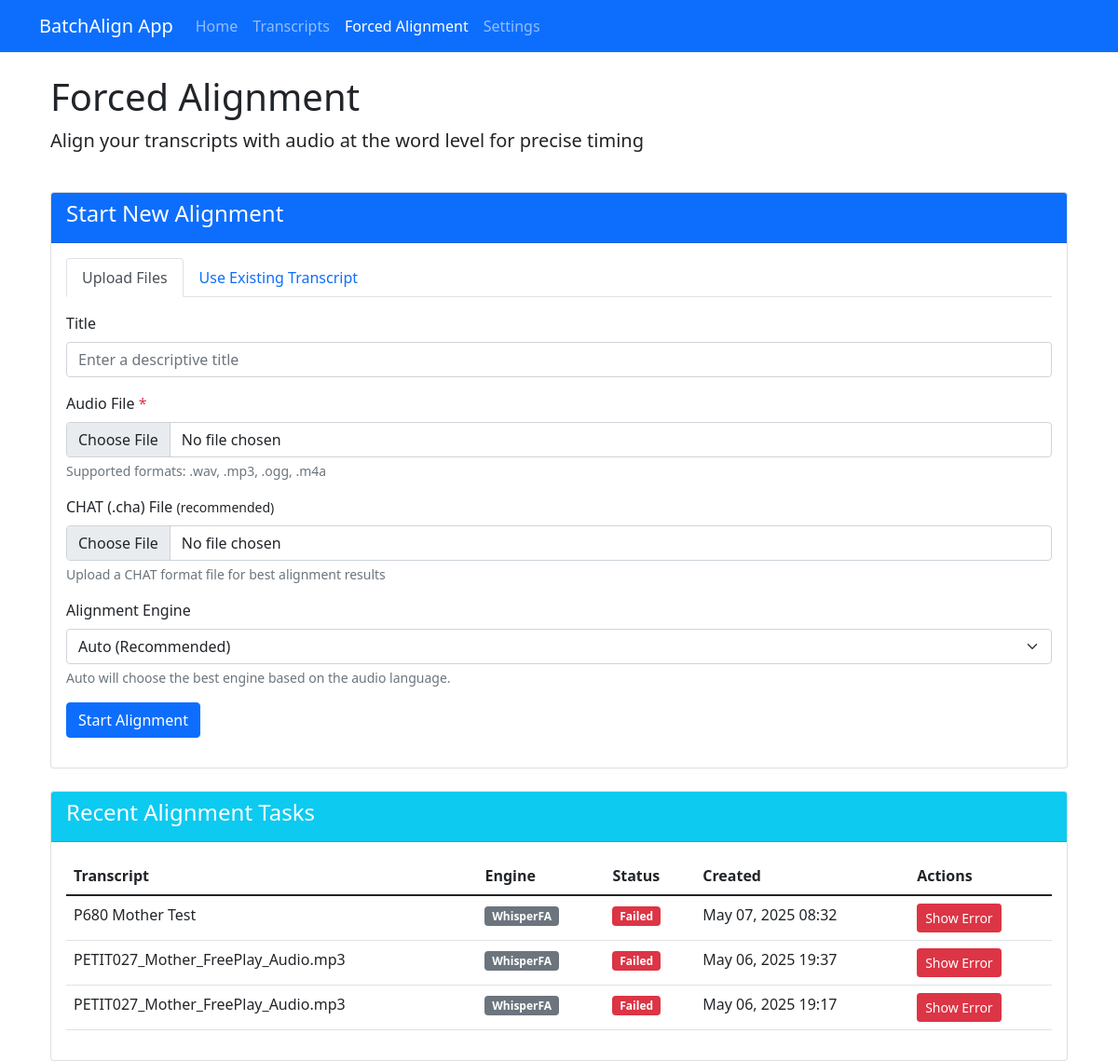
Screenshot of /forced-alignment/ with the database file from the repository.
### forced_alignment/models.py (models this page shows, shortened)
class ForcedAlignmentTask(models.Model):
    STATUS_CHOICES = [
        ('PENDING', 'Pending'),
        ('PROCESSING', 'Processing'),
        ('COMPLETED', 'Completed'),
        ('FAILED', 'Failed'),
    ]
    ENGINE_CHOICES = [
        ('WHISPER', 'WhisperFA'),
        ('WAV2VEC', 'Wave2VecFA'),
        ('AUTO', 'Auto'),
    ]
    audio_file = models.FileField(upload_to='forced_alignment/audio/', blank=True, null=True)
    cha_file = models.FileField(upload_to='forced_alignment/cha/', blank=True, null=True)
    original_transcript = models.ForeignKey(Transcript, on_delete=models.SET_NULL,
                                          related_name="alignment_tasks",
                                          blank=True, null=True)
    title = models.CharField(max_length=255, default="Untitled Alignment")
    word_timestamps = models.JSONField(null=True, blank=True)
    status = models.CharField(max_length=20, choices=STATUS_CHOICES, default='PENDING')
    engine_used = models.CharField(max_length=20, choices=ENGINE_CHOICES, default='AUTO')
    error_message = models.TextField(null=True, blank=True)
    created_at = models.DateTimeField(auto_now_add=True)
    updated_at = models.DateTimeField(auto_now=True)
    class Meta:
        ordering = ['-created_at']

### batch_processor/models.py (models this page shows, shortened)
class Transcript(models.Model):
    audio = models.OneToOneField(AudioFile, on_delete=models.CASCADE, related_name='transcript')
    raw_content = models.TextField(blank=True, null=True)  # Original Rev.ai output
    chat_content = models.TextField(blank=True, default='')  # CHAT format with default empty string
    diarization_data = models.JSONField(blank=True, null=True)  # Pyannote diarization output
    missing_segments = models.JSONField(blank=True, null=True)  # Segments with no ASR text
    speaker_mapping = models.ManyToManyField(SpeakerMap, blank=True)  # Link to speaker mappings
    created_at = models.DateTimeField(auto_now_add=True)
    pyannote_processed = models.BooleanField(default=False)  # Track if Pyannote has processed this file
    format = models.CharField(max_length=20, default='CHAT')  # Format of the transcript (CHAT, JSON, etc.)

class AudioFile(models.Model):
    title = models.CharField(max_length=200)
    audio_file = models.FileField(upload_to='uploads/', blank=True, null=True)
    input_folder = models.CharField(max_length=500, blank=True, null=True)  # Renamed for clarity
    uploaded_at = models.DateTimeField(auto_now_add=True)

### forced_alignment/views.py (the view)
# urls.py: path('', views.index, name='index'),
def index(request):
    alignment_tasks = ForcedAlignmentTask.objects.all()
    transcripts = Transcript.objects.all()
    context = {
        'transcripts': transcripts,
        'alignment_tasks': alignment_tasks
    }
    return render(request, 'forced_alignment/index.html', context)

### forced_alignment/templates/forced_alignment/index.html (shortened to what this page needs)
{% extends "batch_processor/base.html" %}
{% load static %}
{% block content %}
<div class="container mt-4">
    <div class="row mb-4">
        <div class="col">
            <h1>Forced Alignment</h1>
            <p class="lead">Align your transcripts with audio at the word level for precise timing</p>
        </div>
    </div>
    <div class="card mb-4">
        <div class="card-header bg-primary text-white">
            <h4>Start New Alignment</h4>
        </div>
        <div class="card-body">
            <ul class="nav nav-tabs mb-3" id="alignmentTabs" role="tablist">
                <li class="nav-item" role="presentation">
                    <button class="nav-link active" id="upload-tab" data-bs-toggle="tab" data-bs-target="#upload" type="button"
                        role="tab" aria-controls="upload" aria-selected="true">Upload Files</button>
                </li>
                <li class="nav-item" role="presentation">
                    <button class="nav-link" id="transcript-tab" data-bs-toggle="tab" data-bs-target="#transcript" type="button"
                        role="tab" aria-controls="transcript" aria-selected="false">Use Existing Transcript</button>
                </li>
            </ul>
            <div class="tab-content" id="alignmentTabContent">
                <div class="tab-pane fade show active" id="upload" role="tabpanel" aria-labelledby="upload-tab">
                    <form id="uploadForm" method="post" enctype="multipart/form-data" action="{% url 'forced_alignment:start_alignment' %}">
                        <div class="mb-3">
                            <label for="title" class="form-label">Title</label>
                            <input type="text" class="form-control" id="title" name="title" required placeholder="Enter a descriptive title">
                        </div>
                        <div class="mb-3">
                            <label for="audioFile" class="form-label">Audio File <span class="text-danger">*</span></label>
                            <input type="file" class="form-control" id="audioFile" name="audio_file" required
                                accept=".wav,.mp3,.ogg,.m4a">
                            <div class="form-text">Supported formats: .wav, .mp3, .ogg, .m4a</div>
                        </div>
                        <div class="mb-3">
                            <label for="chaFile" class="form-label">CHAT (.cha) File <small>(recommended)</small></label>
                            <input type="file" class="form-control" id="chaFile" name="cha_file" accept=".cha">
                            <div class="form-text">Upload a CHAT format file for best alignment results</div>
                        </div>
                        <div class="mb-3">
                            <label for="uploadEngineSelect" class="form-label">Alignment Engine</label>
                            <select class="form-select" id="uploadEngineSelect" name="engine">
                                <option value="AUTO" selected>Auto (Recommended)</option>
                            </select>
                            <div class="form-text">
                                Auto will choose the best engine based on the audio language.
                            </div>
                        </div>
                        <button type="submit" class="btn btn-primary">Start Alignment</button>
                    </form>
                </div>
            </div>
        </div>
    </div>
    <div class="card">
        <div class="card-header bg-info text-white">
            <h4>Recent Alignment Tasks</h4>
        </div>
        <div class="card-body">
            <div class="table-responsive">
                <table class="table table-hover">
                    <thead>
                        <tr>
                            <th>Transcript</th>
                            <th>Engine</th>
                            <th>Status</th>
                            <th>Created</th>
                            <th>Actions</th>
                        </tr>
                    </thead>
                    <tbody>
                        {% for task in alignment_tasks %}
                        <tr>
                            <td>
                                {% if task.original_transcript %}
                                {{ task.original_transcript.audio.title }}
                                {% else %}
                                {{ task.title }}
                                {% endif %}
                            </td>
                            <td><span class="badge bg-secondary">{{ task.get_engine_used_display }}</span></td>
                            <td>
                                {% if task.status == 'COMPLETED' %}
                                <span class="badge bg-success">Completed</span>
                                {% elif task.status == 'PROCESSING' %}
                                <span class="badge bg-warning">Processing</span>
                                {% elif task.status == 'PENDING' %}
                                <span class="badge bg-info">Pending</span>
                                {% elif task.status == 'FAILED' %}
                                <span class="badge bg-danger">Failed</span>
                                {% endif %}
                            </td>
                            <td>{{ task.created_at|date:"M d, Y H:i" }}</td>
                            <td>
                                {% if task.status == 'COMPLETED' %}
                                <a href="{% url 'forced_alignment:detail' task.id %}" class="btn btn-sm btn-primary">View Results</a>
                                {% elif task.status == 'FAILED' %}
                                <button class="btn btn-sm btn-danger" onclick="showError('{{ task.id }}')">Show Error</button>
                                {% else %}
                                <button class="btn btn-sm btn-info" onclick="checkStatus('{{ task.id }}')">Check Status</button>
                                {% endif %}
                            </td>
                        </tr>
                        {% empty %}
                        <tr>
                            <td colspan="5" class="text-center">No alignment tasks yet. Start one above!</td>
                        </tr>
                        {% endfor %}
                    </tbody>
                </table>
            </div>
        </div>
    </div>
</div>
{% endblock %}

### rows the page displays
ForcedAlignmentTask: title "P680 Mother Test", engine_used "WhisperFA", status "Failed", created_at "May 07, 2025 08:32"
ForcedAlignmentTask: original_transcript.audio "PETIT027_Mother_FreePlay_Audio.mp3", engine_used "WhisperFA", status "Failed", created_at "May 06, 2025 19:37"
ForcedAlignmentTask: original_transcript.audio "PETIT027_Mother_FreePlay_Audio.mp3", engine_used "WhisperFA", status "Failed", created_at "May 06, 2025 19:17"
